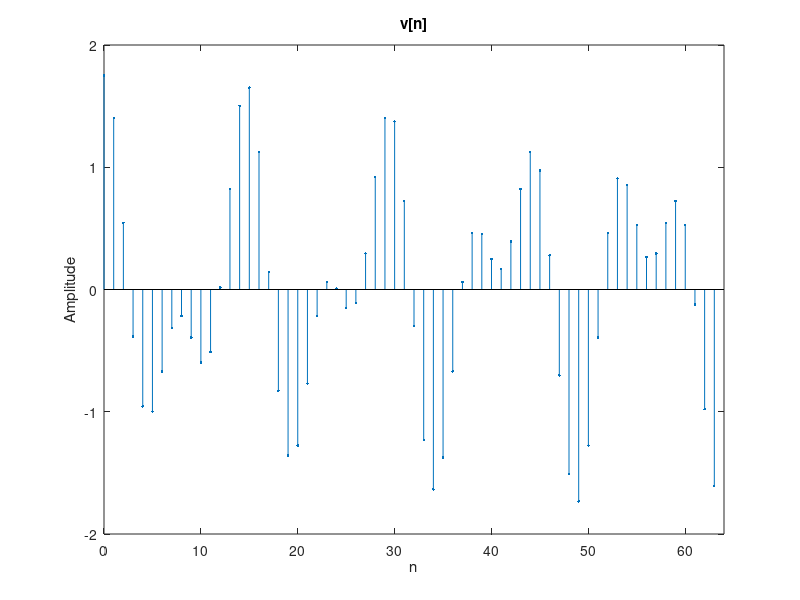
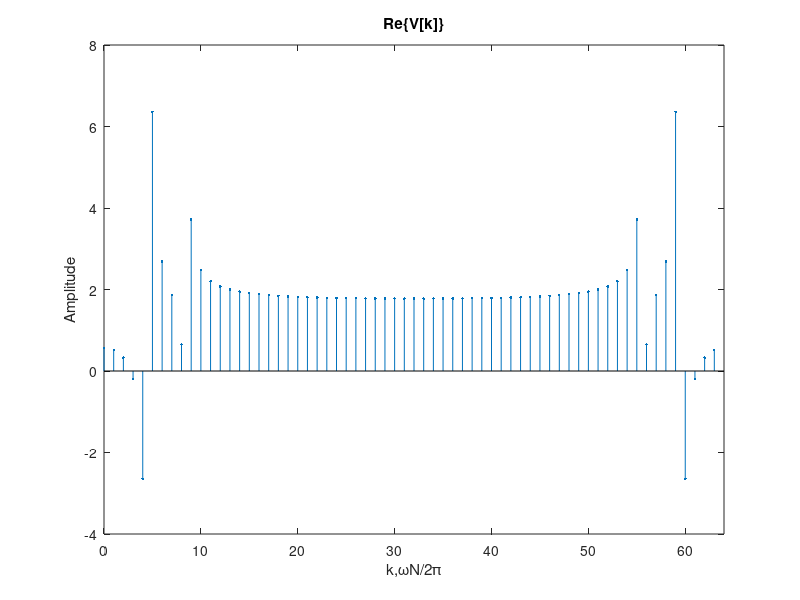
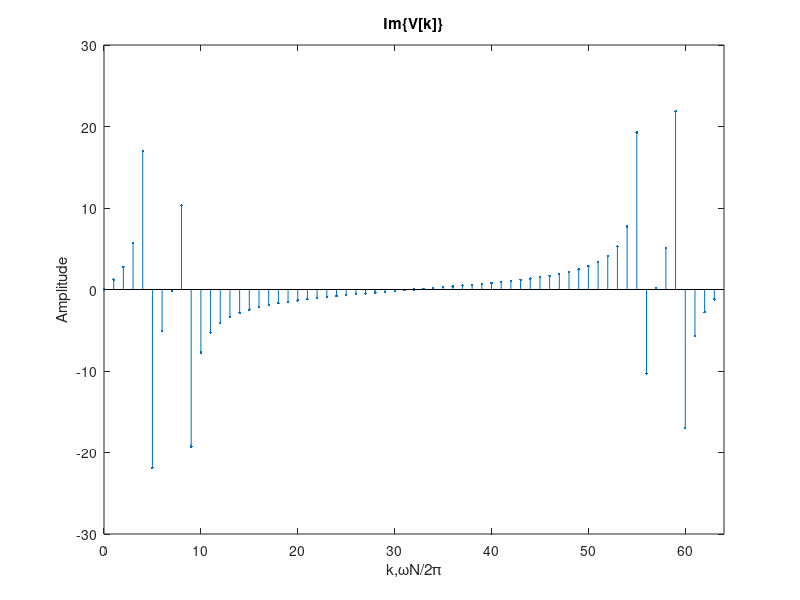
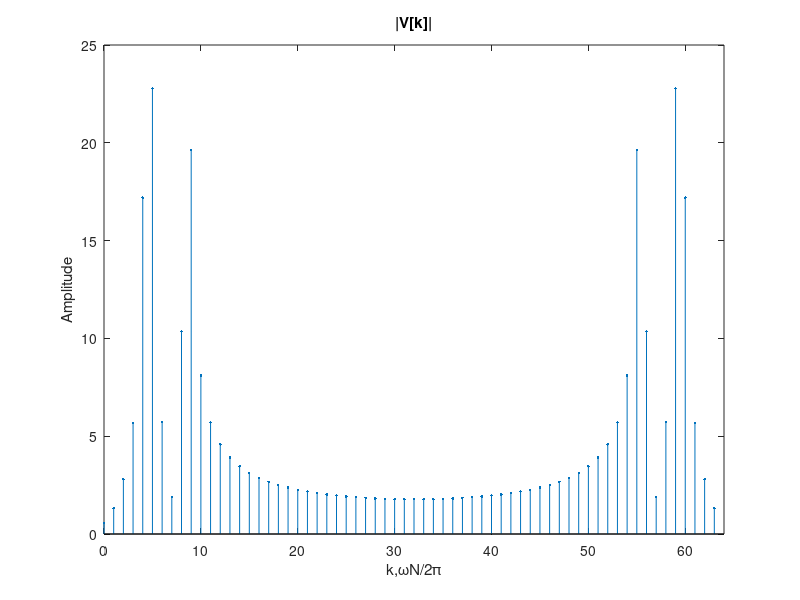

These figures' MATLAB source, in order:
clc;
clear;
close;

%(a)
N = 64;
A0 = 1;
A1 = 0.75;
w0 = 2*pi/14;
w1 = 4*pi/15;
theta0 = 0;
theta1 = 0;
n = 0:N-1;
v = A0*cos(w0*n+theta0)+A1*cos(w1*n+theta1);
figure(1);
stem(n,v,'.');
title('v[n]');
xlabel('n'); ylabel('Amplitude');
xlim([0 N]);

%(b)
V = fft(v);
figure(2);
stem(n,real(V),'.');
title('Re\{V[k]\}');
xlabel('k,\omegaN/2\pi'); ylabel('Amplitude');
xlim([0 N]);

%(c)
figure(3);
stem(n,imag(V),'.');
title('Im\{V[k]\}');
xlabel('k,\omegaN/2\pi'); ylabel('Amplitude');
xlim([0 N]);

%(d)
figure(4);
stem(n,abs(V),'.');
title('|V[k]|');
xlabel('k,\omegaN/2\pi'); ylabel('Amplitude');
xlim([0 N]);

%(e)
figure(5);
stem(n,angle(V),'.');
title('\angleV[k]');
xlabel('k,\omegaN/2\pi'); ylabel('Radians');
xlim([0 N]);

%(f)
figure(6);
plot((0:1023)*2*pi/1024,abs(fft(v,1024)));
title('|V(e^{j\omega})|');
xlabel('\omega'); ylabel('Amplitude');
xlim([0 2*pi]);